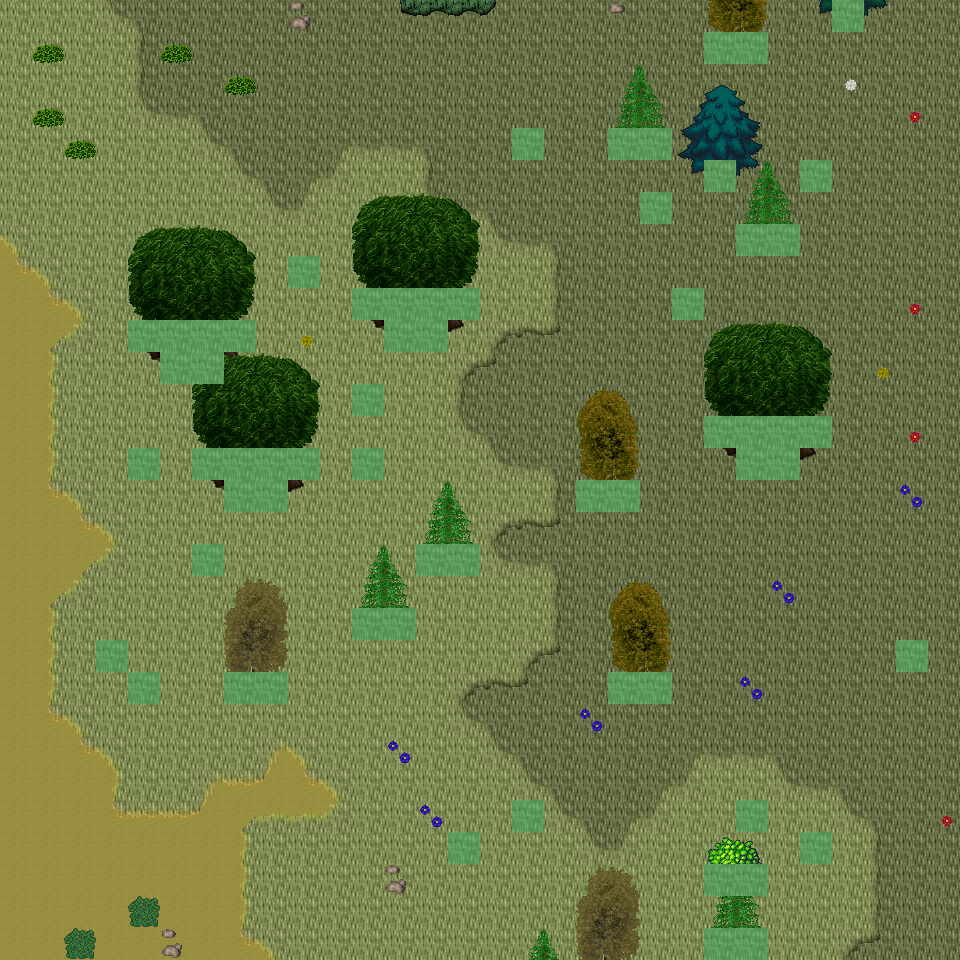

This is a level from a 2D game, rendered from its Tiled map with the project's own tilesets. A one-line summary and the map file follow, with tile-layer data summarised:
An orthogonal 30x30 tile map with 32x32 px tiles, 6 tile layers (Ground, Object, Object2, Above, ...), 45 tilesets and 5 objects (5x mapExit).

<map version="1.0" orientation="orthogonal" renderorder="right-down" width="30" height="30" tilewidth="32" tileheight="32" nextobjectid="6">
  <tileset firstgid="1" name="tileset_ground_ground" tilewidth="32" tileheight="32" tilecount="33" columns="3">
    <image source="../drawable/tileset_ground_ground.png" width="96" height="352" />
  </tileset>
  <tileset firstgid="34" name="tileset_ground_ridge_earth_dark" tilewidth="32" tileheight="32" tilecount="96" columns="12">
    <image source="../drawable/tileset_ground_ridge_earth_dark.png" width="384" height="256" />
  </tileset>
  <tileset firstgid="130" name="tileset_plant_grasses" tilewidth="32" tileheight="32" tilecount="6" columns="3">
    <image source="../drawable/tileset_plant_grasses.png" width="96" height="64" />
  </tileset>
  <tileset firstgid="136" name="tileset_ground_ladder_vertical_dark" tilewidth="32" tileheight="32" tilecount="3" columns="3">
    <image source="../drawable/tileset_ground_ladder_vertical_dark.png" width="96" height="32" />
  </tileset>
  <tileset firstgid="139" name="tileset_logic_collision" tilewidth="32" tileheight="32" tilecount="1" columns="1">
    <image source="../drawable/tileset_logic_collision.png" width="32" height="32" />
  </tileset>
  <tileset firstgid="140" name="tileset_ground_grass_corners" tilewidth="32" tileheight="32" tilecount="24" columns="6">
    <image source="../drawable/tileset_ground_grass_corners.png" width="192" height="128" />
  </tileset>
  <tileset firstgid="164" name="tileset_ground_earth_edges" tilewidth="32" tileheight="32" tilecount="18" columns="6">
    <image source="../drawable/tileset_ground_earth_edges.png" width="192" height="96" />
  </tileset>
  <tileset firstgid="182" name="tileset_plant_bush_bushes" tilewidth="32" tileheight="32" tilecount="10" columns="5">
    <image source="../drawable/tileset_plant_bush_bushes.png" width="160" height="64" />
  </tileset>
  <tileset firstgid="192" name="tileset_plant_tree_tree_darkgreen" tilewidth="32" tileheight="32" tilecount="88" columns="8">
    <image source="../drawable/tileset_plant_tree_tree_darkgreen.png" width="256" height="352" />
  </tileset>
  <tileset firstgid="280" name="tileset_ground_rock_pebbles" tilewidth="32" tileheight="32" tilecount="3" columns="1">
    <image source="../drawable/tileset_ground_rock_pebbles.png" width="32" height="96" />
  </tileset>
  <tileset firstgid="283" name="tileset_furniture_sink_jacuzzi_dark_side_on" tilewidth="32" tileheight="32" tilecount="36" columns="3">
    <image source="../drawable/tileset_furniture_sink_jacuzzi_dark_side_on.png" width="96" height="384" />
  </tileset>
  <tileset firstgid="319" name="tileset_furniture_chair_bench_iron_extensible" tilewidth="32" tileheight="32" tilecount="16" columns="4">
    <image source="../drawable/tileset_furniture_chair_bench_iron_extensible.png" width="128" height="128" />
  </tileset>
  <tileset firstgid="335" name="tileset_plant_flower_daisy_blue" tilewidth="32" tileheight="32" tilecount="8" columns="2">
    <image source="../drawable/tileset_plant_flower_daisy_blue.png" width="64" height="128" />
  </tileset>
  <tileset firstgid="343" name="tileset_plant_flower_daisy_red" tilewidth="32" tileheight="32" tilecount="8" columns="2">
    <image source="../drawable/tileset_plant_flower_daisy_red.png" width="64" height="128" />
  </tileset>
  <tileset firstgid="351" name="tileset_plant_flower_daisy_white" tilewidth="32" tileheight="32" tilecount="8" columns="2">
    <image source="../drawable/tileset_plant_flower_daisy_white.png" width="64" height="128" />
  </tileset>
  <tileset firstgid="359" name="tileset_plant_flower_daisy_yellow" tilewidth="32" tileheight="32" tilecount="8" columns="2">
    <image source="../drawable/tileset_plant_flower_daisy_yellow.png" width="64" height="128" />
  </tileset>
  <tileset firstgid="367" name="tileset_plant_bush_hedge" tilewidth="32" tileheight="32" tilecount="35" columns="5">
    <image source="../drawable/tileset_plant_bush_hedge.png" width="160" height="224" />
  </tileset>
  <tileset firstgid="402" name="tileset_plant_tree_evergreen" tilewidth="32" tileheight="32" tilecount="36" columns="3">
    <image source="../drawable/tileset_plant_tree_evergreen.png" width="96" height="384" />
  </tileset>
  <tileset firstgid="438" name="tileset_furniture_light_iron_lamp" tilewidth="32" tileheight="32" tilecount="3" columns="1">
    <image source="../drawable/tileset_furniture_light_iron_lamp.png" width="32" height="96" />
  </tileset>
  <tileset firstgid="441" name="tileset_furniture_light_flames" tilewidth="32" tileheight="32" tilecount="6" columns="6">
    <image source="../drawable/tileset_furniture_light_flames.png" width="192" height="32" />
  </tileset>
  <tileset firstgid="447" name="tileset_item_statue_girl_with_bird" tilewidth="32" tileheight="32" tilecount="12" columns="4">
    <image source="../drawable/tileset_item_statue_girl_with_bird.png" width="128" height="96" />
  </tileset>
  <tileset firstgid="459" name="tileset_object_birds" tilewidth="32" tileheight="32" tilecount="4" columns="2">
    <image source="../drawable/tileset_object_birds.png" width="64" height="64" />
  </tileset>
  <tileset firstgid="463" name="tileset_logic_protection" tilewidth="32" tileheight="32" tilecount="2" columns="2">
    <image source="../drawable/tileset_logic_protection.png" width="64" height="32" />
  </tileset>
  <tileset firstgid="465" name="tileset_plant_tree_spruce" tilewidth="32" tileheight="32" tilecount="6" columns="2">
    <image source="../drawable/tileset_plant_tree_spruce.png" width="64" height="96" />
  </tileset>
  <tileset firstgid="471" name="tileset_plant_tree_taller_trees" tilewidth="32" tileheight="32" tilecount="32" columns="8">
    <image source="../drawable/tileset_plant_tree_taller_trees.png" width="256" height="128" />
  </tileset>
  <tileset firstgid="503" name="tileset_plant_stump_hollow_logs" tilewidth="32" tileheight="32" tilecount="6" columns="3">
    <image source="../drawable/tileset_plant_stump_hollow_logs.png" width="96" height="64" />
  </tileset>
  <tileset firstgid="509" name="tileset_plant_stump_small_stump" tilewidth="32" tileheight="32" tilecount="4" columns="2">
    <image source="../drawable/tileset_plant_stump_small_stump.png" width="64" height="64" />
  </tileset>
  <tileset firstgid="513" name="tileset_ground_grass_2" tilewidth="32" tileheight="32" tilecount="21" columns="3">
    <image source="../drawable/tileset_ground_grass_2.png" width="96" height="224" />
  </tileset>
  <tileset firstgid="534" name="tileset_ground_water_waterfall" tilewidth="32" tileheight="32" tilecount="120" columns="8">
    <image source="../drawable/tileset_ground_water_waterfall.png" width="256" height="480" />
  </tileset>
  <tileset firstgid="654" name="tileset_ground_water_pool_corners" tilewidth="32" tileheight="32" tilecount="72" columns="3">
    <image source="../drawable/tileset_ground_water_pool_corners.png" width="96" height="768" />
  </tileset>
  <tileset firstgid="726" name="tileset_ground_water_pool" tilewidth="32" tileheight="32" tilecount="72" columns="3">
    <image source="../drawable/tileset_ground_water_pool.png" width="96" height="768" />
  </tileset>
  <tileset firstgid="798" name="tileset_plant_vine" tilewidth="32" tileheight="32" tilecount="3" columns="1">
    <image source="../drawable/tileset_plant_vine.png" width="32" height="96" />
  </tileset>
  <tileset firstgid="801" name="tileset_logic_item_fruits" tilewidth="32" tileheight="32" tilecount="16" columns="8">
    <image source="../drawable/tileset_logic_item_fruits.png" width="256" height="64" />
  </tileset>
  <tileset firstgid="817" name="tileset_ground_dry_grass" tilewidth="32" tileheight="32" tilecount="54" columns="9">
    <image source="../drawable/tileset_ground_dry_grass.png" width="288" height="192" />
  </tileset>
  <tileset firstgid="871" name="tileset_light_dim_light_5x5" tilewidth="32" tileheight="32" tilecount="25" columns="5">
    <image source="../drawable/tileset_light_dim_light_5x5.png" width="160" height="160" />
  </tileset>
  <tileset firstgid="896" name="tileset_building_chimney_smoke" tilewidth="32" tileheight="32" tilecount="40" columns="4">
    <image source="../drawable/tileset_building_chimney_smoke.png" width="128" height="320" />
  </tileset>
  <tileset firstgid="936" name="tileset_logic_creature_hybrid" tilewidth="32" tileheight="32" tilecount="16" columns="8">
    <image source="../drawable/tileset_logic_creature_hybrid.png" width="256" height="64" />
  </tileset>
  <tileset firstgid="952" name="tileset_building_huts" tilewidth="32" tileheight="32" tilecount="338" columns="26">
    <image source="../drawable/tileset_building_huts.png" width="832" height="416" />
  </tileset>
  <tileset firstgid="1290" name="tileset_logic_portal" tilewidth="32" tileheight="32" tilecount="24" columns="8">
    <image source="../drawable/tileset_logic_portal.png" width="256" height="96" />
  </tileset>
  <tileset firstgid="1314" name="tileset_plant_bush_leafy" tilewidth="32" tileheight="32" tilecount="48" columns="8">
    <image source="../drawable/tileset_plant_bush_leafy.png" width="256" height="192" />
  </tileset>
  <tileset firstgid="1362" name="tileset_plant_bush_berried" tilewidth="32" tileheight="32" tilecount="60" columns="5">
    <image source="../drawable/tileset_plant_bush_berried.png" width="160" height="384" />
  </tileset>
  <tileset firstgid="1422" name="tileset_plant_bush_flowering" tilewidth="32" tileheight="32" tilecount="72" columns="8">
    <image source="../drawable/tileset_plant_bush_flowering.png" width="256" height="288" />
  </tileset>
  <tileset firstgid="1494" name="tileset_plant_bushes_and_trees" tilewidth="32" tileheight="32" tilecount="144" columns="16">
    <image source="../drawable/tileset_plant_bushes_and_trees.png" width="512" height="289" />
  </tileset>
  <tileset firstgid="1638" name="tileset_plant_bush_bush_pinks" tilewidth="32" tileheight="32" tilecount="4" columns="2">
    <image source="../drawable/tileset_plant_bush_bush_pinks.png" width="64" height="64" />
  </tileset>
  <tileset firstgid="1642" name="tileset_logic_creature_mutant" tilewidth="32" tileheight="32" tilecount="7" columns="7">
    <image source="../drawable/tileset_logic_creature_mutant.png" width="224" height="32" />
  </tileset>
  <layer name="Ground" width="30" height="30">
    <data>[900 cells, 900 non-empty, 3 distinct tile ids]</data>
  </layer>
  <layer name="Object" width="30" height="30">
    <data>[900 cells, 218 non-empty, 51 distinct tile ids]</data>
  </layer>
  <layer name="Object2" width="30" height="30">
    <data>[900 cells, 0 non-empty, 0 distinct tile ids]</data>
  </layer>
  <layer name="Above" width="30" height="30">
    <data>[900 cells, 94 non-empty, 38 distinct tile ids]</data>
  </layer>
  <layer name="Above2" width="30" height="30">
    <data>[900 cells, 24 non-empty, 12 distinct tile ids]</data>
  </layer>
  <layer name="Walkable" width="30" height="30">
    <data>[900 cells, 62 non-empty, 1 distinct tile ids]</data>
  </layer>
  <objectgroup name="MapEvents">
    <object id="1" name="north" type="mapExit" x="0" y="0" width="832" height="32">
      <properties>
        <property name="map" value="level_0_x102_y8" />
        <property name="x" value="0" />
        <property name="y" value="28" />
      </properties>
    </object>
    <object id="2" name="north2" type="mapExit" x="864" y="0" width="96" height="32">
      <properties>
        <property name="map" value="level_0_x102_y8" />
        <property name="x" value="27" />
        <property name="y" value="28" />
      </properties>
    </object>
    <object id="3" name="south" type="mapExit" x="0" y="928" width="704" height="32">
      <properties>
        <property name="map" value="level_0_x102_y10" />
        <property name="x" value="0" />
        <property name="y" value="1" />
      </properties>
    </object>
    <object id="4" name="south2" type="mapExit" x="768" y="928" width="192" height="32">
      <properties>
        <property name="map" value="level_0_x102_y10" />
        <property name="x" value="24" />
        <property name="y" value="1" />
      </properties>
    </object>
    <object id="5" name="east" type="mapExit" x="928" y="0" width="32" height="960">
      <properties>
        <property name="map" value="level_0_x103_y9" />
        <property name="x" value="1" />
        <property name="y" value="0" />
      </properties>
    </object>
  </objectgroup>
</map>
